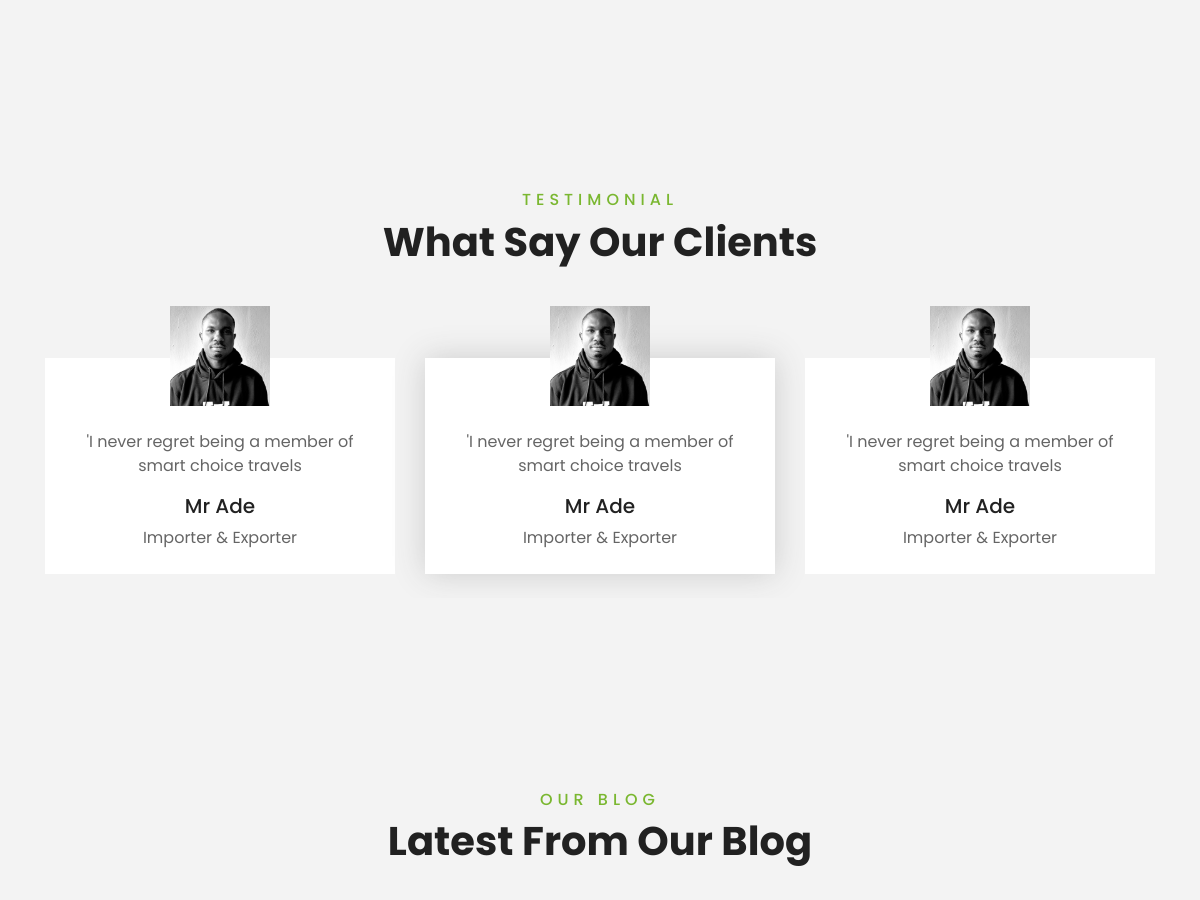
Before: / (middle part) with the older database file.
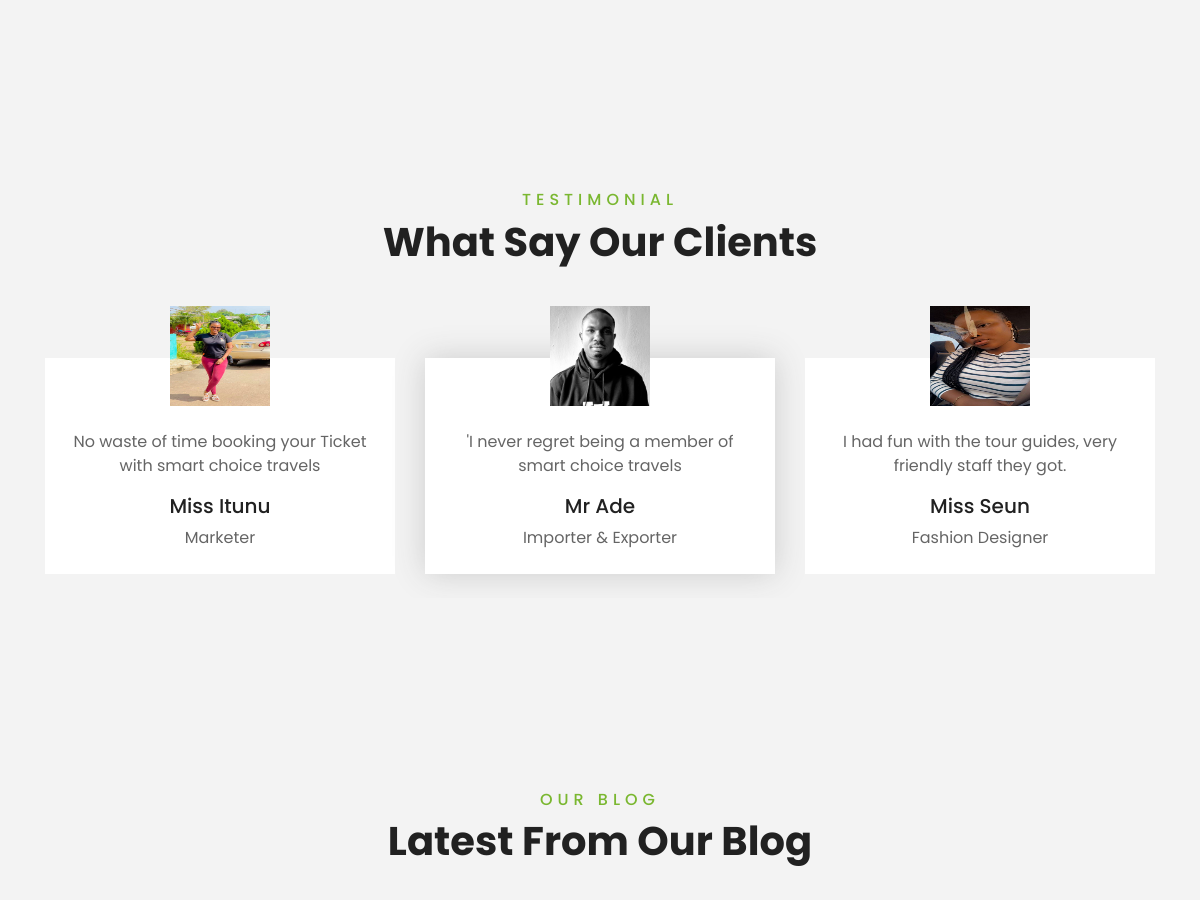
After: the same page with the newer database file.
### Tourism/models.py (models this page shows, shortened)
class Testimonial(models.Model):
    images2 = models.ImageField(upload_to="ib")
    testimony = models.TextField()
    name = models.CharField(max_length=100)
    occupation = models.TextField()

### Tourism/views.py (the view)
# urls.py: path("", home_page, name="home"),
def home_page(request):
    package = Packages.objects.all()
    destination = Destination.objects.all()
    tour_guide = Tour_guides.objects.all()
    testimonial = Testimonial.objects.all()
    context = {
        "packages": package,
        "destinations" : destination,
        "tour_guides": tour_guide,
        "testimonials": testimonial
    }
    return render(request, "Tourism/index.html", context)

### Tourism/templates/Tourism/index.html (shortened to what this page needs)
{% load static %}
<!DOCTYPE html>
<html lang="en">
<head>
    <link href="https://cdnjs.cloudflare.com/ajax/libs/font-awesome/5.10.0/css/all.min.css" rel="stylesheet">
    <link href="{% static 'Tourism/lib/owlcarousel/assets/owl.carousel.min.css' %}" rel="stylesheet">
    <link href="{% static 'Tourism/lib/tempusdominus/css/tempusdominus-bootstrap-4.min.css' %}" rel="stylesheet" />
    <link href="{% static 'Tourism/css/style.css' %}" rel="stylesheet">
</head>
<body>
    <div class="container-fluid py-5">
        <div class="container pt-5 pb-3">
            <div class="row">
                {% for i in tour_guides %}
                <div class="col-lg-3 col-md-4 col-sm-6 pb-2">
                </div>
                {% endfor %}
            </div>
        </div>
    </div>
    <div class="container-fluid py-5">
        <div class="container py-5">
            <div class="text-center mb-3 pb-3">
                <h6 class="text-primary text-uppercase" style="letter-spacing: 5px;">Testimonial</h6>
                <h1>What Say Our Clients</h1>
            </div>
            <div class="owl-carousel testimonial-carousel">
                {% for i in testimonials %}
                <div class="text-center pb-4">
                    <img class="img-fluid mx-auto" src="{{ i.images2.url }}" style="width: 100px; height: 100px;" >
                    <div class="testimonial-text bg-white p-4 mt-n5">
                        <p class="mt-5">{{ i.testimony }}
                        </p>
                        <h5 class="text-truncate">{{ i.name }}</h5>
                        <span>{{ i.occupation }}</span>
                    </div>
                </div>
                {% endfor %}
            </div>
        </div>
    </div>
    <div class="container-fluid py-5">
        <div class="container pt-5 pb-3">
            <div class="text-center mb-3 pb-3">
                <h6 class="text-primary text-uppercase" style="letter-spacing: 5px;">Our Blog</h6>
                <h1>Latest From Our Blog</h1>
            </div>
        </div>
    </div>
</body>
</html>

Changed rows visible on the page:
added Testimonial: images2 (picture), testimony "I had fun with the tour guides, very friendly staff they got.", name "Miss Seun", occupation "Fashion Designer"
added Testimonial: images2 (picture), testimony "No waste of time booking your Ticket with smart choice travels", name "Miss Itunu", occupation "Marketer"
